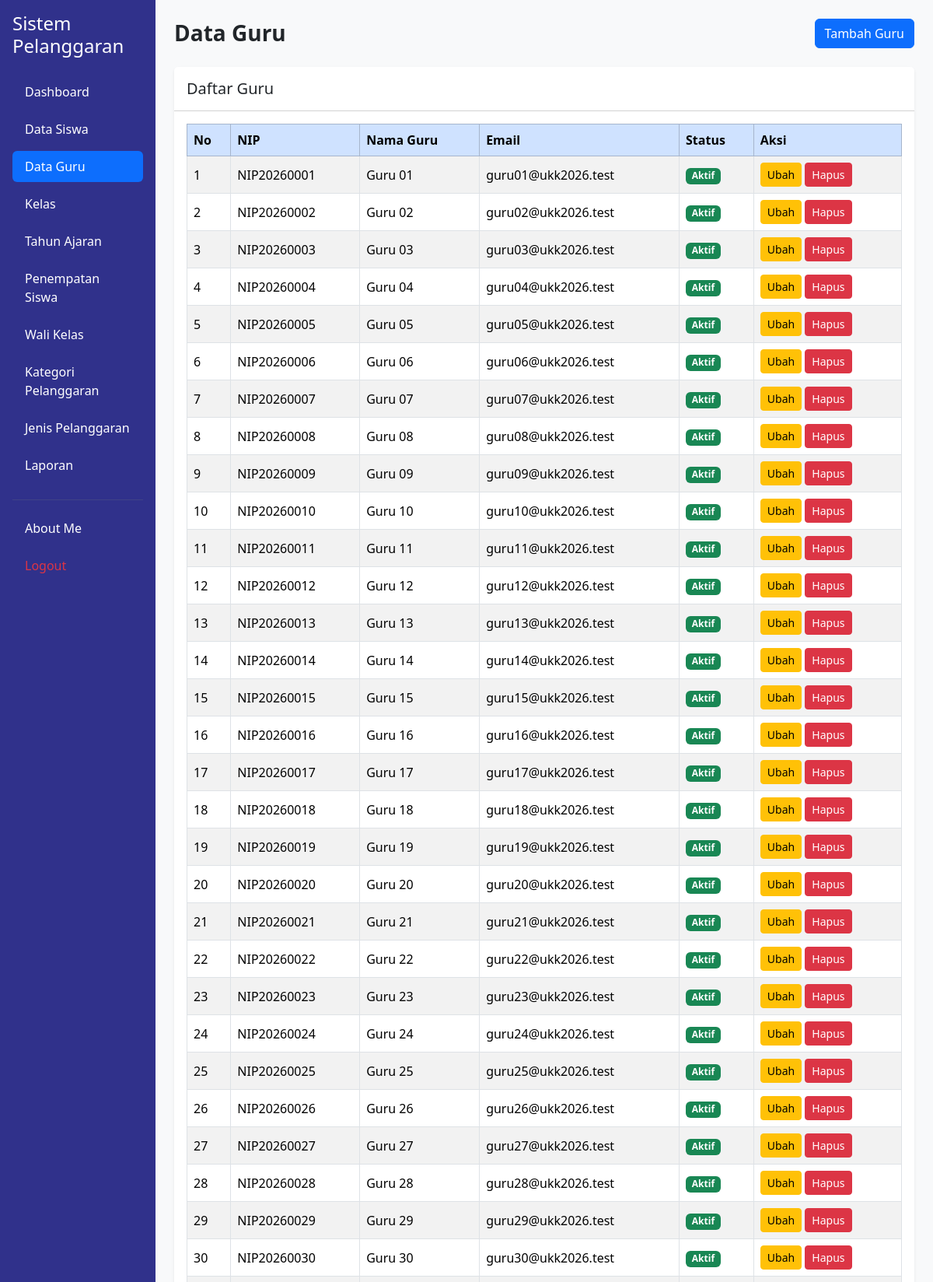
Screenshot of /data_guru.php (signed in, upper part) with the database file from the repository.
### tables this page shows
CREATE TABLE `t_guru` (
  `id` int(11) NOT NULL,
  `nip` varchar(30) NOT NULL,
  `nama` varchar(30) NOT NULL,
  `email` varchar(150) NOT NULL,
  `status_aktif` tinyint(1) NOT NULL,
  `user_id` int(11) NOT NULL,
  `created_at` timestamp NOT NULL DEFAULT current_timestamp(),
  `updated_at` timestamp NOT NULL DEFAULT current_timestamp()
);

### data_guru.php (the view, shortened to what this page needs)
<?php
include "config/koneksi.php";
$role = $_SESSION['role'];
$data_edit = null;
?>
<!DOCTYPE html>
<html lang="id">
<head>
    <link href="https://cdn.jsdelivr.net/npm/bootstrap@5.3.8/dist/css/bootstrap.min.css"
          rel="stylesheet">
</head>
<body class="bg-light">
<div class="container-fluid">
    <div class="row">
        <div class="col-md-3 col-lg-2 min-vh-100 p-3"
             style="background-color: #30318B;">
            <h4 class="text-white mb-4">
                Sistem Pelanggaran
            </h4>
            <ul class="nav nav-pills flex-column">
                <li class="nav-item mb-2">
                    <a href="dashboard.php" class="nav-link text-white">
                        Dashboard
                    </a>
                </li>
                <?php if ($role == 'admin') { ?>
                    <li class="nav-item mb-2">
                        <a href="data_siswa.php" class="nav-link text-white">
                            Data Siswa
                        </a>
                    </li>
                    <li class="nav-item mb-2">
                        <a href="data_guru.php" class="nav-link active">
                            Data Guru
                        </a>
                    </li>
                    <li class="nav-item mb-2">
                        <a href="data_kelas.php" class="nav-link text-white">
                            Kelas
                        </a>
                    </li>
                    <li class="nav-item mb-2">
                        <a href="data_tahun_ajaran.php" class="nav-link text-white">
                            Tahun Ajaran
                        </a>
                    </li>
                    <li class="nav-item mb-2">
                        <a href="penempatan_siswa.php" class="nav-link text-white">
                            Penempatan Siswa
                        </a>
                    </li>
                    <li class="nav-item mb-2">
                        <a href="wali_kelas.php" class="nav-link text-white">
                            Wali Kelas
                        </a>
                    </li>
                    <li class="nav-item mb-2">
                        <a href="kategori_pelanggaran.php" class="nav-link text-white">
                            Kategori Pelanggaran
                        </a>
                    </li>
                    <li class="nav-item mb-2">
                        <a href="jenis_pelanggaran.php" class="nav-link text-white">
                            Jenis Pelanggaran
                        </a>
                    </li>
                    <li class="nav-item mb-2">
                        <a href="laporan.php" class="nav-link text-white">
                            Laporan
                        </a>
                    </li>
                <?php } ?>
                <hr class="text-secondary">
                <li class="nav-item mb-2">
                    <a href="about_me.php" class="nav-link text-white">
                        About Me
                    </a>
                </li>
                <li class="nav-item">
                    <a href="logout.php" class="nav-link text-danger">
                        Logout
                    </a>
                </li>
            </ul>
        </div>
        <main class="col-md-9 col-lg-10 p-4">
            <div class="d-flex justify-content-between
                        align-items-center mb-4">
                <h3 class="fw-bold mb-0">Data Guru</h3>
                <?php if ($role == "admin" && $data_edit == null) { ?>
                    <button type="button"
                            class="btn btn-primary"
                            data-bs-toggle="modal"
                            data-bs-target="#modalTambah">
                        Tambah Guru
                    </button>
                <?php } ?>
            </div>
            <div class="card border-0 shadow-sm">
                <div class="card-header bg-white py-3">
                    <h5 class="mb-0">Daftar Guru</h5>
                </div>
                <div class="card-body">
                    <div class="table-responsive">
                        <table class="table table-bordered table-striped table-hover align-middle">
                            <thead class="table-primary">
                                <tr>
                                    <th>No</th>
                                    <th>NIP</th>
                                    <th>Nama Guru</th>
                                    <th>Email</th>
                                    <th>Status</th>
                                    <?php if ($role == "admin") { ?>
                                        <th>Aksi</th>
                                    <?php } ?>
                                </tr>
                            </thead>
                            <tbody>
                                <?php
                                $query_guru = mysqli_query($koneksi, "SELECT * FROM t_guru");
                                $no = 1;
                                while ($guru = mysqli_fetch_assoc($query_guru)) {
                                ?>
                                    <tr>
                                        <td><?php echo $no; ?></td>
                                        <td><?php echo $guru['nip']; ?></td>
                                        <td><?php echo $guru['nama']; ?></td>
                                        <td><?php echo $guru['email']; ?></td>
                                        <td>
                                            <?php if ($guru['status_aktif'] == 1) { ?>
                                                <span class="badge bg-success">
                                                    Aktif
                                                </span>
                                            <?php } else { ?>
                                                <span class="badge bg-secondary">
                                                    Tidak Aktif
                                                </span>
                                            <?php } ?>
                                        </td>
                                        <?php if ($role == "admin") { ?>
                                            <td>
                                                <a href="data_guru.php?edit=<?php echo $guru['id']; ?>"
                                                   class="btn btn-warning btn-sm">
                                                    Ubah
                                                </a>
                                                <a href="data_guru.php?hapus=<?php echo $guru['id']; ?>"
                                                   class="btn btn-danger btn-sm"
                                                   onclick="return confirm('Yakin ingin menghapus data guru ini?')">
                                                    Hapus
                                                </a>
                                            </td>
                                        <?php } ?>
                                    </tr>
                                <?php
                                    $no++;
                                }
                                ?>
                            </tbody>
                        </table>
                    </div>
                </div>
            </div>
        </main>
    </div>
</div>
</body>
</html>

### rows the page displays
t_guru: nip "NIP20260001", nama "Guru 01", email "guru01@ukk2026.test", status_aktif "Aktif"
t_guru: nip "NIP20260002", nama "Guru 02", email "guru02@ukk2026.test", status_aktif "Aktif"
t_guru: nip "NIP20260003", nama "Guru 03", email "guru03@ukk2026.test", status_aktif "Aktif"
t_guru: nip "NIP20260004", nama "Guru 04", email "guru04@ukk2026.test", status_aktif "Aktif"
t_guru: nip "NIP20260005", nama "Guru 05", email "guru05@ukk2026.test", status_aktif "Aktif"
t_guru: nip "NIP20260006", nama "Guru 06", email "guru06@ukk2026.test", status_aktif "Aktif"
t_guru: nip "NIP20260007", nama "Guru 07", email "guru07@ukk2026.test", status_aktif "Aktif"
t_guru: nip "NIP20260008", nama "Guru 08", email "guru08@ukk2026.test", status_aktif "Aktif"
t_guru: nip "NIP20260009", nama "Guru 09", email "guru09@ukk2026.test", status_aktif "Aktif"
t_guru: nip "NIP20260010", nama "Guru 10", email "guru10@ukk2026.test", status_aktif "Aktif"
t_guru: nip "NIP20260011", nama "Guru 11", email "guru11@ukk2026.test", status_aktif "Aktif"
t_guru: nip "NIP20260012", nama "Guru 12", email "guru12@ukk2026.test", status_aktif "Aktif"
t_guru: nip "NIP20260013", nama "Guru 13", email "guru13@ukk2026.test", status_aktif "Aktif"
t_guru: nip "NIP20260014", nama "Guru 14", email "guru14@ukk2026.test", status_aktif "Aktif"
t_guru: nip "NIP20260015", nama "Guru 15", email "guru15@ukk2026.test", status_aktif "Aktif"
t_guru: nip "NIP20260016", nama "Guru 16", email "guru16@ukk2026.test", status_aktif "Aktif"
t_guru: nip "NIP20260017", nama "Guru 17", email "guru17@ukk2026.test", status_aktif "Aktif"
t_guru: nip "NIP20260018", nama "Guru 18", email "guru18@ukk2026.test", status_aktif "Aktif"
t_guru: nip "NIP20260019", nama "Guru 19", email "guru19@ukk2026.test", status_aktif "Aktif"
t_guru: nip "NIP20260020", nama "Guru 20", email "guru20@ukk2026.test", status_aktif "Aktif"
t_guru: nip "NIP20260021", nama "Guru 21", email "guru21@ukk2026.test", status_aktif "Aktif"
t_guru: nip "NIP20260022", nama "Guru 22", email "guru22@ukk2026.test", status_aktif "Aktif"
t_guru: nip "NIP20260023", nama "Guru 23", email "guru23@ukk2026.test", status_aktif "Aktif"
t_guru: nip "NIP20260024", nama "Guru 24", email "guru24@ukk2026.test", status_aktif "Aktif"
t_guru: nip "NIP20260025", nama "Guru 25", email "guru25@ukk2026.test", status_aktif "Aktif"
t_guru: nip "NIP20260026", nama "Guru 26", email "guru26@ukk2026.test", status_aktif "Aktif"
t_guru: nip "NIP20260027", nama "Guru 27", email "guru27@ukk2026.test", status_aktif "Aktif"
t_guru: nip "NIP20260028", nama "Guru 28", email "guru28@ukk2026.test", status_aktif "Aktif"
t_guru: nip "NIP20260029", nama "Guru 29", email "guru29@ukk2026.test", status_aktif "Aktif"
t_guru: nip "NIP20260030", nama "Guru 30", email "guru30@ukk2026.test", status_aktif "Aktif"
